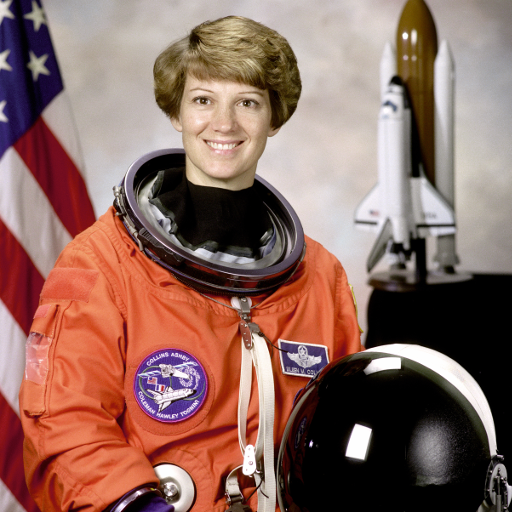
#> input picture Assets/test-images/astronaut.png, 512 x 512 px
$ python 06_memory_layout_figures.py ../../Assets/results/denoise-compare.png
#> lines starting #> are read from the running program, lines starting #| are printed output that depends on the picture
### Python-Prototyping/figkit.py
"""文档配图的公共零件。

为什么单独抽出来:
    仓库约定每张配图都要成套回答四问(做了什么 / 得到什么 / 失去什么 / 局限在哪,
    见 Documents/README.md「写作约定」)。那条横幅的画法、中文字体设置、
    保存参数如果每个脚本各抄一份,改一次就要改七八处,迟早走样。

用法(配图脚本放在 Python-Prototyping/<章节目录>/ 下,所以要先把上一级加进 path):

    import sys
    from pathlib import Path
    sys.path.insert(0, str(Path(__file__).resolve().parents[1]))
    from figkit import OUT, IMAGES, save, four_questions, show_gray, use_cjk_font
"""

from __future__ import annotations

import sys
from pathlib import Path

import matplotlib

REPO = Path(__file__).resolve().parents[1]
OUT = REPO / "Assets" / "results"
IMAGES = REPO / "Assets" / "test-images"


def use_cjk_font() -> None:
    """装上中文字体,并把负号改回 ASCII 的 '-'(默认那个 U+2212 很多字体没有)。

    没有 --show 时切 Agg:无窗口环境(CI、ssh)下 matplotlib 默认后端会直接报错。
    """
    if "--show" not in sys.argv:
        matplotlib.use("Agg")
    matplotlib.rcParams["font.family"] = ["Heiti TC", "Arial Unicode MS", "sans-serif"]
    matplotlib.rcParams["axes.unicode_minus"] = False


def save(fig, name: str) -> None:
    """存到 Assets/results/,并把路径打出来方便对照文档引用。"""
    import matplotlib.pyplot as plt

    OUT.mkdir(parents=True, exist_ok=True)
    fig.savefig(OUT / name, dpi=130, bbox_inches="tight", facecolor="white")
    print(f"  → Assets/results/{name}")
    if "--show" not in sys.argv:
        plt.close(fig)


# [9 lines left out: function show_gray, not called in this run]


def four_questions(fig, did: str, gained: str, lost: str, limit: str, better: str,
                   y: float = 0.0, bottom: float = 0.03) -> None:
    """在图底部贴一条五色横幅,依次回答:
    做了什么 / 得到什么 / 失去什么 / 局限在哪 / 更好的做法。

    这是仓库硬约定(见 Documents/README.md「写作约定」):
    只看效果好的那一面最容易在工程里踩坑,代价和边界必须和收益画在同一张图里,
    不能分成两张。最后一格只**点名**更好的做法,不展开 ——
    读的人知道"还有路可走、该往哪儿查"就够了,展开会喧宾夺主。

    better 是必填的,不是可选项:写不出出路,通常说明「局限」那一格还没想清楚。

    bottom:带折线图的图要调大(0.15 左右),给 x 轴标签留位置,
           否则横幅会压在标签上。
    """
    cells = [("做了什么", did, "#eef3f8", "#2c6fbb"),
             ("得到什么", gained, "#eaf5ec", "#2a8f4a"),
             ("失去什么", lost, "#fdeeea", "#c4442a"),
             ("局限在哪", limit, "#fff6e5", "#a8700a"),
             ("更好的做法", better, "#f2eefb", "#6b4fa8")]
    fig.subplots_adjust(bottom=bottom)
    for i, (head, body, bg, fg) in enumerate(cells):
        # matplotlib 不认 Markdown,** 会被原样印出来,这里统一剥掉
        body = body.replace("**", "")
        fig.text(0.012 + i * 0.197, y, f"{head}\n{body}", fontsize=8.2, va="top", ha="left",
                 color="#222", linespacing=1.5,
                 bbox=dict(boxstyle="round,pad=0.4", fc=bg, ec=fg, lw=1.0))

### Python-Prototyping/Ch01_02_Fundamentals/06_memory_layout_figures.py
"""给 01-fundamentals/01-week01-image-memory-layout.md 补配图。

为什么要补:
    「内存布局」是纯抽象的东西 —— 它没有「效果图」可看,全靠脑补一维字节条带。
    这恰恰是最该画出来的:stride 为什么不等于 width×3、NV12 和 I420 到底差在哪,
    画成条带一眼就清楚,读文字要来回倒三遍。

生成 2 张(全部写到 Assets/results/):
    memory-row-major.png  二维图怎么塞进一维内存,以及 stride ≠ width×bpp
    yuv-layouts.png       packed / planar / semi-planar 三种排布,和 4:2:0 省在哪

用法:
    .venv/bin/python Ch01_02_Fundamentals/06_memory_layout_figures.py [--show]
"""

import sys
from pathlib import Path

import numpy as np

sys.path.insert(0, str(Path(__file__).resolve().parents[1]))
from figkit import IMAGES, four_questions, save, use_cjk_font  # noqa: E402

use_cjk_font()
import cv2  # noqa: E402
import matplotlib.pyplot as plt  # noqa: E402
from matplotlib.patches import FancyArrowPatch, Rectangle  # noqa: E402

CH_COLOR = {"R": "#d9534f", "G": "#5cb85c", "B": "#4a7fd4"}
PAD_COLOR = "#cfcfcf"


def cell(ax, x, y, w, h, color, label="", fs=7.5, tc="white"):
    ax.add_patch(Rectangle((x, y), w, h, fc=color, ec="white", lw=0.8))
    if label:
        ax.text(x + w / 2, y + h / 2, label, ha="center", va="center",
                fontsize=fs, color=tc)


# ═══════════════════════════════════ 图 1:行优先与 stride ═══════════════


def fig_row_major() -> None:
    """一维内存怎么装二维图,以及为什么不能用 width×bpp 去算行偏移。

    真实数字取自 01_hello_image.py 实测的 512×512×3:strides = (1536, 3, 1)。
    右边那条是 GPU/视频框架常见的「每行对齐到 64 字节」,stride 被撑到 1600。
    """
    W, H = 4, 3                       # 画一张 4×3 的迷你图,再展开给你看
    bgr = cv2.imread(str(IMAGES / "astronaut.png"))
#> bgr is the input picture: shape (512, 512, 3); mean B, G, R 96.5, 105.8, 141.6
    real_strides = np.ascontiguousarray(bgr).strides
#> real_strides = (1536, 3, 1)
    align = 64
    # 故意挑一个**不是**对齐粒度整数倍的宽度。
    # 512×3 = 1536 正好是 64 的整数倍,填充为 0 —— 这恰恰是这个坑难查的原因:
    # 在 512、1024 这类 2 的幂尺寸上根本测不出来,一换成裁剪过的奇怪尺寸就炸。
    demo_w = 500
    tight = demo_w * 3
    padded_stride = (tight + align - 1) // align * align

    fig = plt.figure(figsize=(13.4, 5.2))
    gs = fig.add_gridspec(2, 2, height_ratios=[1, 1.25], width_ratios=[1, 2.1],
                          hspace=0.28, wspace=0.16)

    # ── 左上:二维的样子
    ax = fig.add_subplot(gs[0, 0]); ax.axis("off")
    ax.set_title("你眼里的图:二维网格", fontsize=10.5)
    for r in range(H):
        for c in range(W):
            for k, ch in enumerate("RGB"):
                cell(ax, c * 3 + k, (H - 1 - r) * 1.2, 1, 1, CH_COLOR[ch], ch)
            if c == 0:      # 每行只标一次,标多了反而糊成一片
                ax.text(-0.7, (H - 1 - r) * 1.2 + 0.5, f"第 {r} 行",
                        ha="right", va="center", fontsize=7.5, color="#666")
    ax.set_xlim(-3.2, W * 3 + 0.5); ax.set_ylim(-0.4, H * 1.25 + 0.1)
    ax.set_aspect("equal")

    # ── 右上:展开成一条
    ax = fig.add_subplot(gs[0, 1]); ax.axis("off")
    ax.set_title("内存里的样子:一条一维的字节,行接着行(行优先)", fontsize=10.5)
    i = 0
    for r in range(H):
        for c in range(W):
            for ch in "RGB":
                cell(ax, i, 0, 1, 1, CH_COLOR[ch], ch, fs=6.5)
                i += 1
        ax.plot([i, i], [-0.35, 1.35], color="#333", lw=1.6)
        ax.text(i - W * 1.5, 1.55, f"第 {r} 行", ha="center", fontsize=8.5)
    ax.annotate("", xy=(W * 3, -0.75), xytext=(0, -0.75),
                arrowprops=dict(arrowstyle="<->", color="#c4442a", lw=1.4))
    ax.text(W * 1.5, -1.25, f"跨一整行要跳 {W * 3} 字节 = stride",
            ha="center", fontsize=9, color="#c4442a")
    ax.text(W * 3 + 0.4, -1.25, "→ 下一行从这里开始", fontsize=8.6, color="#666")
    ax.set_xlim(-0.5, W * H * 3 + 0.5); ax.set_ylim(-1.7, 2.0)
    ax.set_aspect("equal")

    # ── 下:紧凑 vs 对齐
    ax = fig.add_subplot(gs[1, :]); ax.axis("off")
    ax.set_title(f"真实世界里,stride 常常比 width×3 更大(这里宽 {demo_w})", fontsize=10.5)
    rows = [("numpy / cv2.imread\n(紧凑,无填充)", tight, 0, "#4a7fd4"),
            (f"GPU / CVPixelBuffer\n(每行对齐到 {align} 字节)", tight,
             padded_stride - tight, "#4a7fd4")]
    scale = 9.5 / padded_stride
    for j, (name, data_bytes, pad_bytes, color) in enumerate(rows):
        y = 1 - j * 1.5
        cell(ax, 0, y, data_bytes * scale, 1.0, color,
             f"{data_bytes} 字节的像素数据", fs=9)
        if pad_bytes:
            cell(ax, data_bytes * scale, y, pad_bytes * scale, 1.0, PAD_COLOR,
                 f"填充 {pad_bytes}", fs=8, tc="#333")
        ax.text(-0.25, y + 0.5, name, ha="right", va="center", fontsize=9)
        ax.text((data_bytes + pad_bytes) * scale + 0.45, y + 0.5,
                f"stride = {data_bytes + pad_bytes}", va="center", fontsize=9,
                color="#c4442a" if pad_bytes else "#333")
    ax.text(4.7, -1.45,
            f"拿 width×3 = {tight} 当行偏移去读第二种,每读一行就少走 "
            f"{padded_stride - tight} 字节,画面逐行斜着错开 —— 经典的「花屏」。\n"
            f"注意 512×3 = 1536 正好是 {align} 的整数倍,填充为 0:"
            f"这个 bug 在 2 的幂尺寸上根本测不出来。",
            ha="center", va="top", fontsize=8.8, color="#c4442a")
    ax.set_xlim(-3.4, 11.5); ax.set_ylim(-2.6, 2.4)

    fig.suptitle("图是二维的,内存是一维的 —— 中间靠 stride 这一个数连起来", fontsize=13, y=1.0)
    four_questions(fig,
        "按「行优先」把二维网格\n拉成一条字节:先走完\n第 0 行,再接第 1 行。\n"
        f"实测 512×512×3 的\nstrides = {real_strides}。",
        "只用一个起始地址 +\n一个 stride,就能定位\n任意像素:\n"
        "addr = base + y×stride\n       + x×3 + 通道号",
        "行与行在物理上\n**不一定挨着**。\n一旦有对齐填充,\n「整张图是一块连续内存」\n这个直觉就不成立了。",
        f"用 width×bpp 当行偏移,\n在紧凑内存上跑得好好的,\n换到 GPU 纹理或\nCVPixelBuffer 上就花屏。\n"
        f"更阴的是它**在 512、1024 这类\n2 的幂尺寸上测不出来** ——\n那时 width×3 恰好已经对齐了。",
        "永远从框架问 stride,\n别自己乘:numpy 的 .strides、\nCVPixelBuffer 的\nbytesPerRow、Metal 的\nbytesPerRow。逐行拷贝\n用 memcpy 一行一行走。",
        y=-0.02, bottom=0.05)
    save(fig, "memory-row-major.png")
#> in save, `fig.savefig(OUT / name, dpi=130, bbox_inches="tight", facecolor="white")`:
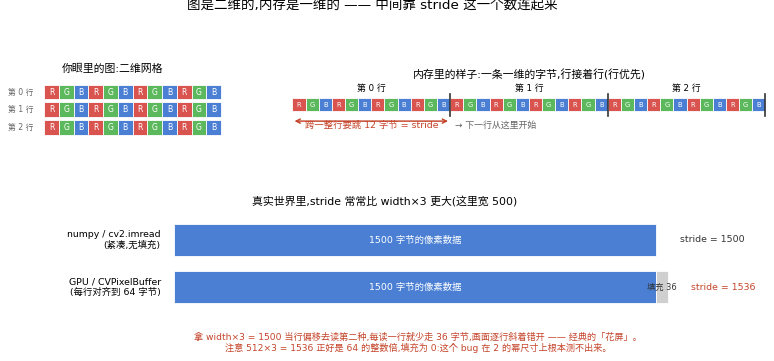
#> figure drawn by matplotlib, 3 panels
    print(f"     512×512×3 实测 strides = {real_strides}(1536 已是 {align} 的整数倍,无填充);"
          f"宽 {demo_w} 时 {tight} → 对齐后 {padded_stride},填充 {padded_stride - tight} 字节")
#|      512×512×3 实测 strides = (1536, 3, 1)(1536 已是 64 的整数倍,无填充);宽 500 时 1500 → 对齐后 1536,填充 36 字节


# ═══════════════════════════════════ 图 2:YUV 三种排布 ═════════════════


def fig_yuv_layouts() -> None:
    """同样是 4:2:0,YUYV / I420 / NV12 在内存里长得完全不一样。"""
    W, H = 4, 2                        # 迷你图:4×2 像素,UV 是 2×1
    n_y, n_uv = W * H, (W // 2) * (H // 2)

    fig = plt.figure(figsize=(13.4, 5.2))
    gs = fig.add_gridspec(2, 2, height_ratios=[1.35, 1], width_ratios=[1, 1.25],
                          hspace=0.5, wspace=0.2)

    # ── 左上:4:2:0 是怎么采的
    ax = fig.add_subplot(gs[0, 0]); ax.axis("off")
    ax.set_title("4:2:0 采样:每 2×2 个像素共用一对 UV", fontsize=10.5)
    for r in range(H):
        for c in range(W):
            cell(ax, c, (H - 1 - r) * 1.05, 1, 1, "#777", "Y", fs=9)
    for r in range(H // 2):
        for c in range(W // 2):
            ax.add_patch(Rectangle((c * 2, (H - 2 - r * 2) * 1.05), 2, 2.05,
                                   fill=False, ec="#d9534f", lw=2.2))
            ax.text(c * 2 + 1, -0.75, "1 对 UV", ha="center", fontsize=8.5, color="#d9534f")
    ax.text(W / 2, H * 1.05 + 0.35,
            "亮度每个像素都有,色度四个像素才一份", ha="center", fontsize=9)
    ax.set_xlim(-0.3, W + 0.3); ax.set_ylim(-1.3, H * 1.05 + 0.8)
    ax.set_aspect("equal")

    # ── 右上:三种排布的字节条带
    ax = fig.add_subplot(gs[0, 1]); ax.axis("off")
    ax.set_title("同样这些数据,三种摆法", fontsize=10.5)
    layouts = [
        ("YUYV(打包)", [("Y", "#777")] * 1, "单平面,Y 和 UV 交错着放"),
        ("I420(平面)", None, "Y 一整块 → U 一整块 → V 一整块"),
        ("NV12(半平面)", None, "Y 一整块 → UV 交错的一整块"),
    ]
    seqs = {
        "YUYV(打包)": ["Y", "U", "Y", "V"] * 2,
        "I420(平面)": ["Y"] * n_y + ["U"] * n_uv + ["V"] * n_uv,
        "NV12(半平面)": ["Y"] * n_y + ["U", "V"] * n_uv,
    }
    col = {"Y": "#777", "U": "#4a7fd4", "V": "#d9534f"}
    for j, (name, _, note) in enumerate(layouts):
        y = 2 - j * 1.25
        for i, s in enumerate(seqs[name]):
            cell(ax, i, y, 1, 0.85, col[s], s, fs=7.5)
        ax.text(-0.3, y + 0.42, name, ha="right", va="center", fontsize=9.2)
        ax.text(len(seqs[name]) + 0.3, y + 0.42, note, va="center",
                fontsize=8.4, color="#555")
    ax.set_xlim(-5.2, 22); ax.set_ylim(-0.4, 3.3)

    # ── 下:省了多少
    ax = fig.add_subplot(gs[1, :])
    labels = ["RGB / 4:4:4", "4:2:2", "4:2:0"]
    bpp = [3.0, 2.0, 1.5]
    bars = ax.barh(labels[::-1], bpp[::-1], 0.5,
                   color=["#5cb85c", "#e8a33d", "#4a7fd4"])
    for bar, v in zip(bars, bpp[::-1]):
        ax.text(v + 0.05, bar.get_y() + bar.get_height() / 2,
                f"{v} 字节/像素   1080p 一帧 {v * 1920 * 1080 / 1e6:.1f} MB",
                va="center", fontsize=9)
    ax.set_xlim(0, 4.6); ax.set_xlabel("每个像素要占几个字节")
    ax.set_title("4:2:0 把数据量砍掉一半,而肉眼几乎看不出来", fontsize=10.5)
    ax.spines[["top", "right"]].set_visible(False)

    fig.suptitle("YUV 的三种内存排布:packed / planar / semi-planar", fontsize=13, y=1.0)
    four_questions(fig,
        "先把亮度和色度拆开,\n再按 2×2 一组丢掉\n四分之三的色度采样。",
        "数据量 3.0 → 1.5 字节/像素,\n**直接砍一半**。\n1080p 一帧从 5.9 MB\n降到 3.0 MB。",
        "色度分辨率。细的\n红蓝边界会发虚、发锯齿 ——\n红色字幕、纯色线条\n最容易看出来。",
        "**RGB 做不到这一步**:\n三个通道里都混着亮度,\n砍哪个都会糊。\n必须先分离出亮度,\n才能只对色度下手。",
        "对色度敏感的场合\n(绿幕抠像、字幕、图形叠加)\n用 4:2:2 甚至 4:4:4;\n专业采集卡和中间码\n(ProRes 422、DNxHR)\n就是为此存在的。",
        y=-0.02, bottom=0.14)
    save(fig, "yuv-layouts.png")
#> call 2 of save, with name = 'yuv-layouts.png'
#> in save (call 2), `fig.savefig(OUT / name, dpi=130, bbox_inches="tight", facecolor="white")`:
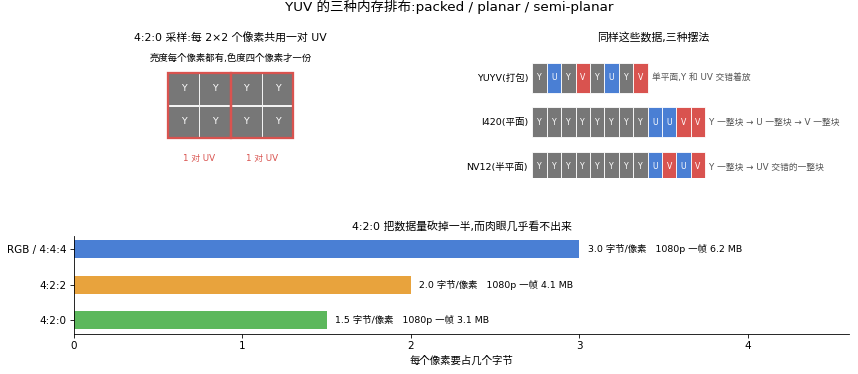
#> figure drawn by matplotlib, 3 panels
    print(f"     迷你图 {W}×{H}:Y {n_y} 个,UV 各 {n_uv} 个;"
          f"4:2:0 = {(n_y + 2 * n_uv) / n_y:.2f} 字节/像素")


if __name__ == "__main__":
    fig_row_major()
    fig_yuv_layouts()
    if "--show" in sys.argv:
        plt.show()
